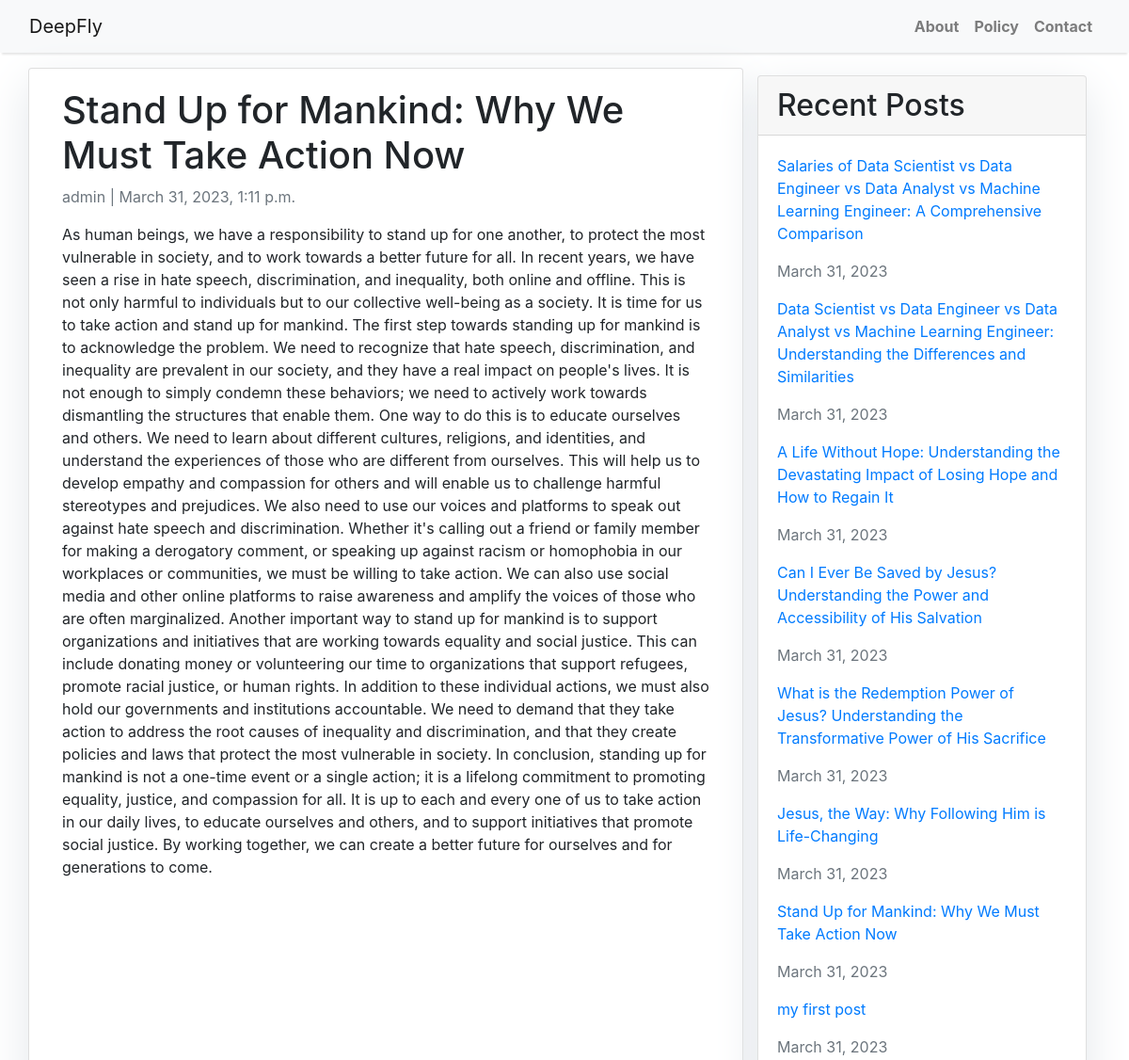
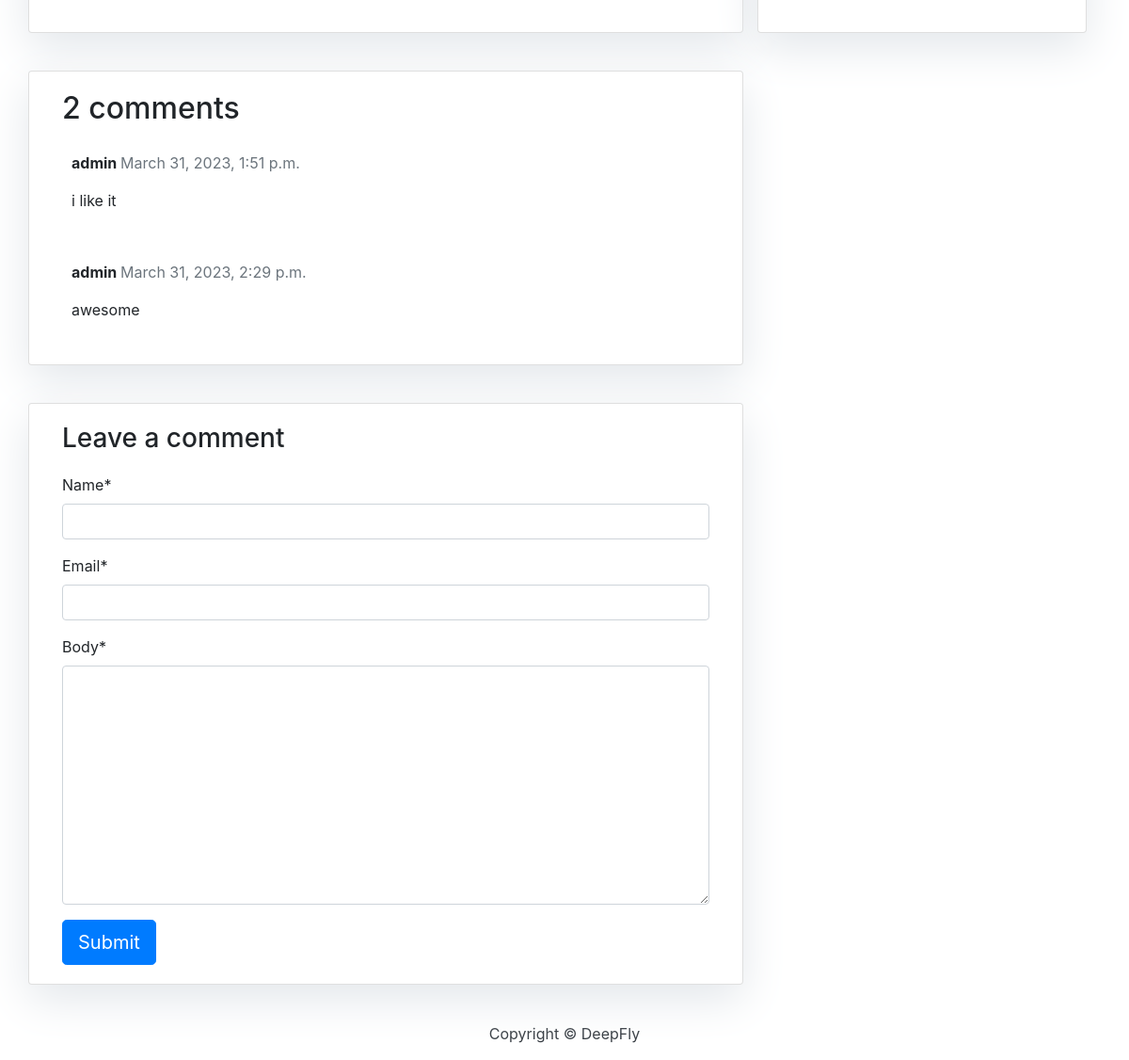
The app's page /Stand-Up-for-Mankind/ with its own data (2 pictures, top to bottom).
### blog/models.py (models this page shows, shortened)
class Post(models.Model):
    title = models.CharField(max_length=200, unique=True)
    slug = models.SlugField(max_length=200, unique=True)
    author = models.ForeignKey(User, on_delete= models.CASCADE,related_name='blog_posts')
    updated_on = models.DateTimeField(auto_now= True)
    content = models.TextField()
    created_on = models.DateTimeField(auto_now_add=True)
    status = models.IntegerField(choices=STATUS, default=0)
    class Meta:
        ordering = ['-created_on']

class Comment(models.Model):
    post = models.ForeignKey(Post,on_delete=models.CASCADE,related_name='comments')
    name = models.CharField(max_length=80)
    email = models.EmailField()
    body = models.TextField()
    created_on = models.DateTimeField(auto_now_add=True)
    active = models.BooleanField(default=False)
    class Meta:
        ordering = ['created_on']

### blog/views.py (the view)
# urls.py: path('<slug:slug>/', views.post_detail, name='post_detail'),
def post_detail(request, slug):
    template_name = 'post_detail.html'
    post = get_object_or_404(Post, slug=slug)
    comments = post.comments.filter(active=True)
    recent_posts = Post.objects.filter(created_on__lte=timezone.now()).order_by('-created_on')[:10]
    new_comment = None
    if request.method == 'POST':
        comment_form = CommentForm(data=request.POST)
        if comment_form.is_valid():
            new_comment = comment_form.save(commit=False)
            new_comment.post = post
            new_comment.save()
    else:
        comment_form = CommentForm()
    return render(request, template_name, {'post': post, \
                                        'comments': comments,\
                                        'new_comment': new_comment,\
                                        'comment_form': comment_form,\
                                        'recent_posts': recent_posts})

### blog/forms.py
class CommentForm(forms.ModelForm):
    class Meta:
        model = Comment
        fields = ('name', 'email', 'body')

### templates/post_detail.html (shortened to what this page needs)
{% extends 'base.html' %} {% block content %}
    {% load crispy_forms_tags %}
    <div class="container">
        <div class="row">
            <div class="col-md-8 card mb-4  mt-3 left  top">
                <div class="card-body">
                    <h1>{% block title %} {{ post.title }} {% endblock title %}</h1>
                    <p class=" text-muted">{{ post.author }} | {{ post.created_on }}</p>
                    <p class="card-text ">{{ post.content | safe }}</p>
                </div>
            </div>
            {% block sidebar %} {% include 'sidebar.html' %} {% endblock sidebar %}
            <div class="col-md-8 card mb-4  mt-3 ">
                <div class="card-body">
                    {% with comments.count as total_comments %}
                        <h2>{{ total_comments }} comments</h2>
                    {% endwith %} {% for comment in comments %}
                        <div class="comments" style="padding: 10px;">
                            <p class="font-weight-bold">
                                {{ comment.name }}
                                <span class=" text-muted font-weight-normal">
                                    {{ comment.created_on }}
                                </span>
                            </p>
                            {{ comment.body | linebreaks }}
                        </div>
                    {% endfor %}
                </div>
            </div>
            <div class="col-md-8 card mb-4  mt-3 ">
                <div class="card-body">
                    {% if new_comment %}
                        <div class="alert alert-success" role="alert">
                            Your comment is awaiting moderation
                        </div>
                    {% else %}
                        <h3>Leave a comment</h3>
                        <form method="post" style="margin-top: 1.3em;">
                            {{ comment_form | crispy }}
                            <button type="submit" class="btn btn-primary  btn-lg">Submit</button>
                        </form>
                    {% endif %}
                </div>
            </div>
        </div>
    </div>
{% endblock content %}

### templates/sidebar.html (shortened to what this page needs)
{% block sidebar %}
<div class="col-md-4 float-right">
    <div class="card my-4">
    <h2 class="card-header">Recent Posts</h2>
        <div class="card-body">
            {% for post in recent_posts %}
            <p><a href="{% url 'post_detail' post.slug %}">{{ post.title }}</a>
                <p class="card-text text-muted">{{ post.created_on|date:"F j, Y" }}</p>
            </p>
            {% endfor %}
        </div>
    </div>
</div>
{% endblock sidebar %}

### static/css/base.css (style rules this page uses)
body { font-family: "Roboto", sans-serif; font-size: 17px; background-color: #fdfdfd; }
.card { box-shadow: 0 16px 48px #E3E7EB; }

### templates/sidebar.html (style rules this page uses)
.card { box-shadow: 0 16px 48px #E3E7EB; }

### records on screen
Post: title "Stand Up for Mankind: Why We Must Take Action Now", author "admin", created_on "March 31, 2023, 1:11 p.m.", content "As human beings, we have a responsibility to stand up for one another, to protect the most vulnerable in society, and to work towards a better future for all. In recent years, we have seen a rise in hate speech, discrimination, and inequality, both online and offline. This is not only harmful to individuals but to our collective well-being as a society. It is time for us to take action and stand up for mankind. The first step towards standing up for mankind is to acknowledge the problem. We need to recognize that hate speech, discrimination, and inequality are prevalent in our society, and they have a real impact on people's lives. It is not enough to simply condemn these behaviors; we need…", created_on "March 31, 2023"
Post: title "Salaries of Data Scientist vs Data Engineer vs Data Analyst vs Machine Learning Engineer: A Comprehensive Comparison", created_on "March 31, 2023"
Post: title "Data Scientist vs Data Engineer vs Data Analyst vs Machine Learning Engineer: Understanding the Differences and Similarities", created_on "March 31, 2023"
Post: title "A Life Without Hope: Understanding the Devastating Impact of Losing Hope and How to Regain It", created_on "March 31, 2023"
Post: title "Can I Ever Be Saved by Jesus? Understanding the Power and Accessibility of His Salvation", created_on "March 31, 2023"
Post: title "What is the Redemption Power of Jesus? Understanding the Transformative Power of His Sacrifice", created_on "March 31, 2023"
Post: title "Jesus, the Way: Why Following Him is Life-Changing", created_on "March 31, 2023"
Post: title "my first post", created_on "March 31, 2023"
Comment: name "admin", created_on "March 31, 2023, 1:51 p.m.", body "i like it"
Comment: name "admin", created_on "March 31, 2023, 2:29 p.m.", body "awesome"

### other values on screen
{{ total_comments }} "2"
